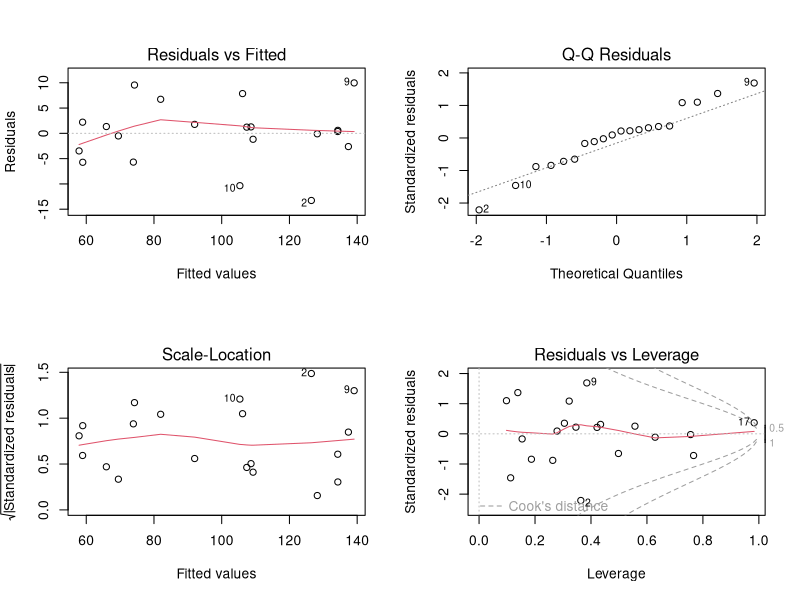
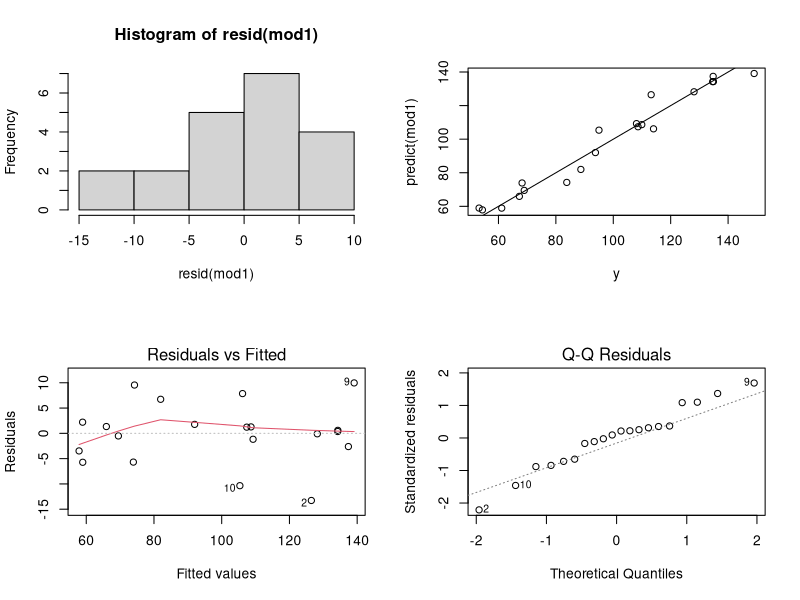
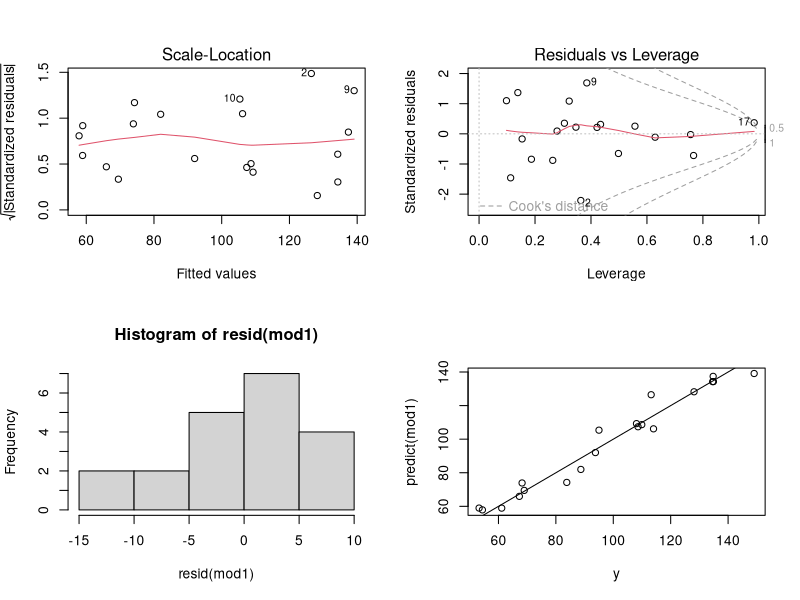

These charts were generated, in order, by the following R code:
### generate the artificial data ###

x1 <- runif(20, 0, 10) # note that since I'm randomly sampling here without a seed,
# your results will look (slightly) different compared to mine
x2 <- runif(20, 5, 17)
x3 <- runif(20, 3, 25)

itc <- 5.5
a1 <- 3.9
a2 <- 7.6
a3 <- 5.4

y <- itc + a1 * x1 + a2 * x2 # this is the equation underlying the y-values. So 
# technically, the best model should match this equation. However, with the noise 
# added, a simpler model might be a better description of the data given the model-
# selection criteria we discussed. As we discussed, reporting multiple models with 
# similar performance is a good way to address ambiguity in the model-selection process
y <- y + rnorm(length(y), 0, sd(y)/4) # Here, noise is added to make the relationship 
# less obvious

### Fitting the models ###

mod1 <- lm(y ~ x1 + x2 + x3 + x1*x2 + x1*x3 + x2*x3 + x1*x2*x3) # this is the model with 
# the highest complexity possible given the structure of the data: The only possible 
# three-way interaction, all possible two-way interactions and all variables as single / 
# isolated terms
mod2 <- lm(y ~ x1 + x2 + x3 + x1*x2 + x1*x3 + x2*x3) # dropping the three-way interaction
mod3a <- lm(y ~ x1 + x2 + x3 + x1*x2 + x1*x3)
mod3b <- lm(y ~ x1 + x2 + x3 + x1*x2 + x2*x3)
mod3c <- lm(y ~ x1 + x2 + x3 + x1*x2 + x1*x3) # iteratively dropping one two-way interaction
mod4a <- lm(y ~ x1 + x2 + x3 + x1*x2)
mod4b <- lm(y ~ x1 + x2 + x3 + x1*x3)
mod4c <- lm(y ~ x1 + x2 + x3 + x2*x3) # iteratively dropping another two-way interaction
mod4a <- lm(y ~ x1 + x2 + x1*x2)
mod4b <- lm(y ~ x1 + x3 + x1*x3)
mod4c <- lm(y ~ x2 + x3 + x2*x3) # three models, each with one two-way interaction and with the 
# single / isolated variables appearing in that interaction (and without the third one)
mod5 <- lm(y ~ x1 + x2 + x3) # the most complex model without interactions
mod6a <- lm(y ~ x1 + x2)
mod6b <- lm(y ~ x1 + x3)
mod6c <- lm(y ~ x2 + x3) # three models with two variables and without interaction
mod7a <- lm(y ~ x1)
mod7b <- lm(y ~ x2)
mod7c <- lm(y ~ x3) # the three simplest models (only one variable)

### Evaluating / comparing the models ###

## the summary statistics. Look here especially for the adjusted R-squared value (=deviance explained) at the bottom 
# of the summary output. This value lies in the range 0 --> 1. The closer it is to 1, the better 
# (from deviance-explained point-of-view). In ecology, a rule of thumb is that R-squared >= 0.4 is sort of acceptable. 
# If my memory is correct, then adjusted R-squared accounts for the degrees of freedom in your model (the number of degrees 
# depends on the number of data points and the number of model parameters) ##

summary(mod1)
# ...
summary(mod7c)

## the AIC values. The lower the AIC value, the better; however, the difference between AIC values should be >= 2 to make 
# a proper comparison of models. The AIC weighs the predictive skill of the model (R-squared) against the number of model 
# parameters (according to the principle of Occam's razor, the fewer the better - or more precisely, the fewer parameters,
# the less number of assumptions that could be falsified). To compare AIC values between two models, both models must be 
# fitted with exactly the same y-values ##

AIC(mod1)
# ...
AIC(mod7c)

## the diagnostics plots. They enable you to assess the quality of your model in terms of the distribution of residuals. 
# The upper left plot shows the residuals against the predicted y-values. Here, the residuals should be homogenous over 
# the full x-axis in terms of frequency of magnitudes of deviation and frequency of directions (-, +) of deviations. 
# Also, there should be no trend in the residuals, i.e. they should be centered around a y-value of zero over the full 
# x-axis (the red line also gives you a visual help). The plot on the lower left should be interpreted about equally to 
# the upper left one. The upper right plot, if I remember correctly, shows the quantiles of the model residuals against 
# the quantiles of an ideal normal distribution. As we want the residuals to be normally (Gaussian) distributed, the ideal 
# would be that all points lie on the horizontal line. In practice, that is never exactly the case, especially the "tails" 
# tend to diverge from the line. But you can use the plot well to compare different models. The lower right plot shows the 
# impact that each data points has on the model characteristics; i.e. it shows what happens when you remove that data point 
# from the dataset and re-fit your model on the subset. If the impact is strong, then the data point will appear close to or 
# beyond a red dashed line. In that case, that data point might be an outlier, or your model might have a high sensitivity. 
# So if you have such data points, it is a sign that a different model might be appropriate (if you know your experiment 
# really well, you might also consider removing the data point, especially if you know that a measurement was faulty).

# We also look at the histogram of residuals. This should ideally follow a Gaussian (bell-shaped) curve, but with few data 
# points, it is often difficult to assess whether or not it is "Gaussian enough". It is good for comparing models. The information 
# conveyed by that plot will likely match that conveyed by the upper right diagnostics plot.

# Finally we plot the model predictions against the actual y-values and also plot a line with slope 45 °. For a perfect fit, 
# all points should lie on that line. Ideally, the scatter around the line should be homogenous over the full range of x-values. 
# It is essentially a different represnetation of what you can see in the upper left diagnostic plot ##

par(mfrow = c(2,2)) # prepare the plot panel to show four plots on one "slide"

plot(mod1)

hist(resid(mod1))

plot(y, predict(mod1))
abline(0,1)

# ...

plot(mod1)

hist(resid(mod1))

plot(y, predict(mod1))
abline(0,1)

## After accounting for R-squared, AIC and diagnostics plots, also take the principle of Occam's razor into account. 
# If model choice is really ambiguous, i.e. the three metrics really don't look different for different models between 
# which to decide, go for the least complex model (now interactions, fewest parameters / variables). But in such a case 
# you would also report the other models and the fact that it is not really possible to make a model selection without 
# ambiguity ##

### Write the data to a .csv file. This is essentially the data set you got from me  (but see comment on line 3) ###

write.csv(data.frame('x1' = x1, 'x2' = x2, 'x3' = x3, 'y' = y), file = 'Model_Selection.csv', row.names = F)
